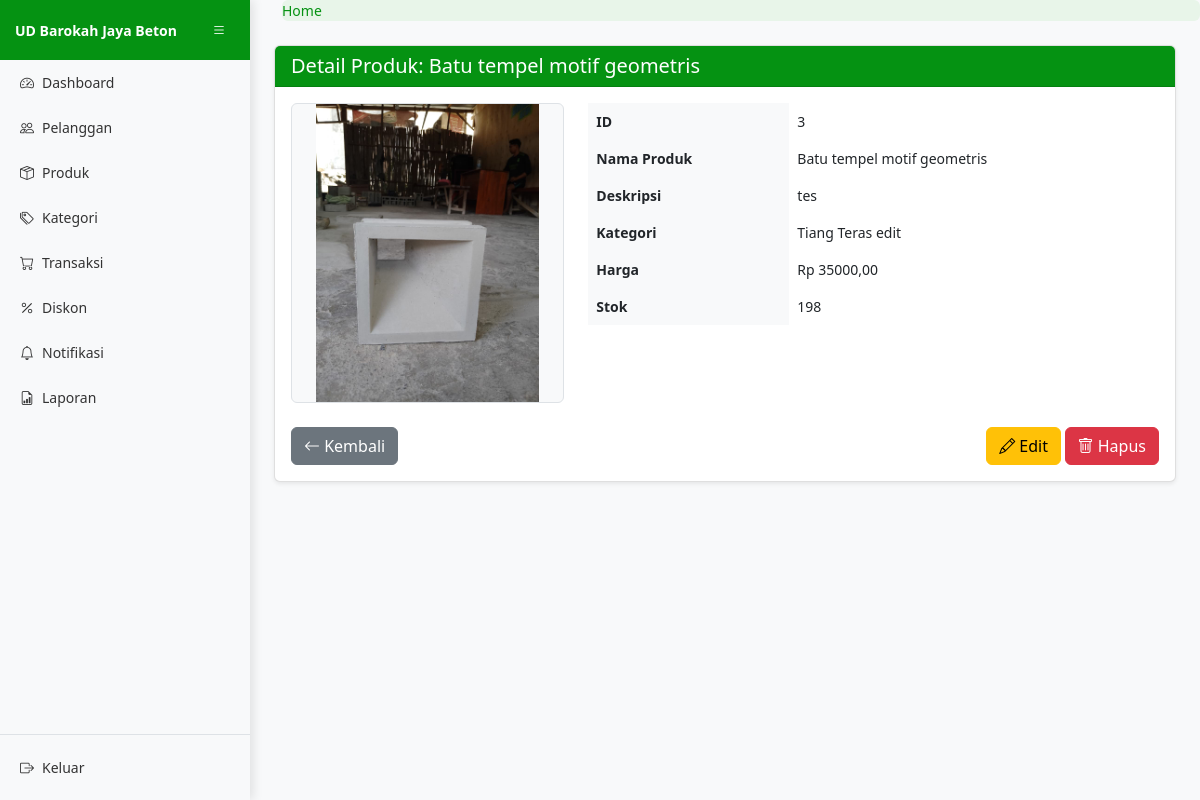
The page /produk/3/ (signed in) on the database its author committed.
### core/models.py (models this page shows, shortened)
class Produk(models.Model):
    nama_produk = models.CharField(max_length=100)
    deskripsi_produk = models.TextField()
    foto_produk = models.ImageField(upload_to='produk/', blank=True, null=True)
    stok_produk = models.IntegerField(default=0)
    harga_produk = models.DecimalField(max_digits=10, decimal_places=2)
    kategori = models.ForeignKey(Kategori, on_delete=models.CASCADE)

class Kategori(models.Model):
    nama_kategori = models.CharField(max_length=100, unique=True)
    class Meta:
        verbose_name_plural = "Kategori"

### core/views.py (the view)
# urls.py: path('produk/<int:pk>/', views.detail_produk, name='detail_produk'),
@login_required
def detail_produk(request, pk):
    produk = get_object_or_404(Produk, pk=pk)
    return render(request, 'core/produk/detail_produk.html', {'produk': produk})

### core/templates/core/produk/detail_produk.html (shortened to what this page needs)
{% extends 'core/basis.html' %}
{% block content %}
<div class="container-fluid">
    <div class="card">
        <div class="card-header">
            <h5 class="card-title mb-0">Detail Produk: {{ produk.nama_produk }}</h5>
        </div>
        <div class="card-body">
            <div class="row">
                <div class="col-md-4">
                    {% if produk.foto_produk %}
                        <div class="product-image-container">
                            <img src="{{ produk.foto_produk.url }}" alt="{{ produk.nama_produk }}">
                        </div>
                    {% else %}
                        <div class="product-image-container">
                            <div class="product-image-placeholder">
                                <span>Tidak ada gambar</span>
                            </div>
                        </div>
                    {% endif %}
                </div>
                <div class="col-md-8">
                    <table class="table table-borderless">
                        <tr>
                            <th>ID</th>
                            <td>{{ produk.id }}</td>
                        </tr>
                        <tr>
                            <th>Nama Produk</th>
                            <td>{{ produk.nama_produk }}</td>
                        </tr>
                        <tr>
                            <th>Deskripsi</th>
                            <td>{{ produk.deskripsi_produk }}</td>
                        </tr>
                        <tr>
                            <th>Kategori</th>
                            <td>{{ produk.kategori.nama_kategori }}</td>
                        </tr>
                        <tr>
                            <th>Harga</th>
                            <td>Rp {{ produk.harga_produk|floatformat:2 }}</td>
                        </tr>
                        <tr>
                            <th>Stok</th>
                            <td>{{ produk.stok_produk }}</td>
                        </tr>
                    </table>
                </div>
            </div>
            <div class="d-flex justify-content-between mt-4">
                <a href="{% url 'daftar_produk' %}" class="btn btn-secondary">
                    <i class="bi bi-arrow-left"></i> Kembali
                </a>
                <div>
                    <a href="{% url 'edit_produk' produk.id %}" class="btn btn-warning">
                        <i class="bi bi-pencil"></i> Edit
                    </a>
                    <button type="button" class="btn btn-danger" data-bs-toggle="modal" data-bs-target="#hapusModal">
                        <i class="bi bi-trash"></i> Hapus
                    </button>
                </div>
            </div>
        </div>
    </div>
</div>
{% endblock %}

### core/static/core/css/app.css (style rules this page uses)
body { font-size: .875rem; background-color: #f8f9fa; overflow-x: hidden; }
.card { box-shadow: 0 0.125rem 0.25rem rgba(0, 0, 0, 0.075); border: 1px solid rgba(0, 0, 0, 0.125); margin-bottom: 1rem; }
.card-header { background-color: #059212; color: white; border-bottom: 1px solid rgba(0, 0, 0, 0.125); }
.table th { background-color: #f8f9fa; }
.product-image-container { display: flex; align-items: center; justify-content: center; height: 300px; background-color: #f8f9fa; border: 1px solid #dee2e6; border-radius: 0.375rem; overflow: hidden; }
.product-image-container img { max-height: 100%; max-width: 100%; object-fit: contain; }

### rows shown on the page
Produk: nama_produk "Batu tempel motif geometris", foto_produk (picture), id "3", deskripsi_produk "tes", kategori.nama_kategori "Tiang Teras edit", harga_produk "35000,00", stok_produk "198"
